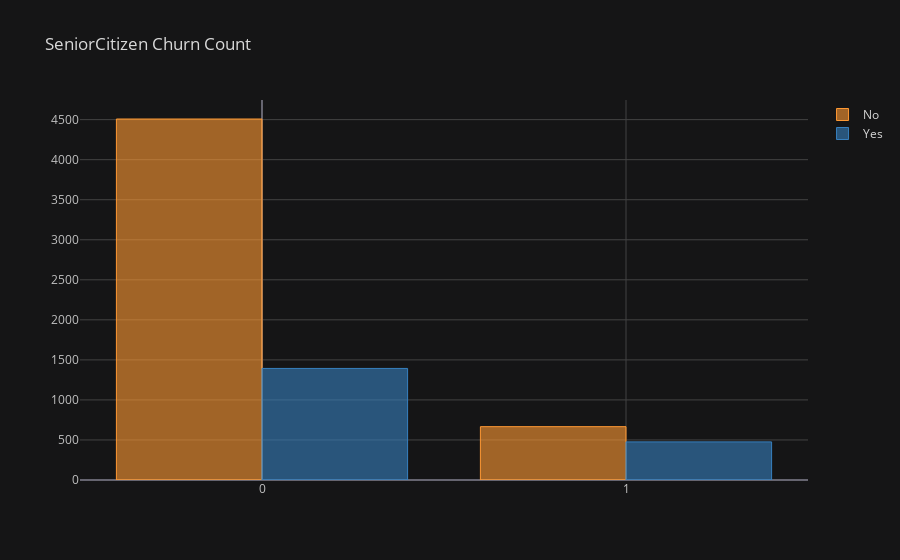

Notebook cell for this chart:
### Code cell
iplot(df.iplot(asFigure=True, kind='bar', title='SeniorCitizen Churn Count', theme='solar'))

### Figure 1 — Plotly figure (JSON) as saved in the notebook; plotly's stock layout.template omitted (floating-point values rounded to 4 significant figures)
{"data": [{"marker": {"color": "rgba(255, 153, 51, 0.6)", "line": {"color": "rgba(255, 153, 51, 1.0)", "width": 1}}, "name": "No", "orientation": "v", "text": "", "type": "bar", "x": [0, 1], "y": [4508, 666]}, {"marker": {"color": "rgba(55, 128, 191, 0.6)", "line": {"color": "rgba(55, 128, 191, 1.0)", "width": 1}}, "name": "Yes", "orientation": "v", "text": "", "type": "bar", "x": [0, 1], "y": [1393, 476]}], "layout": {"legend": {"bgcolor": "#151516", "font": {"color": "#D9D9D9"}}, "paper_bgcolor": "#151516", "plot_bgcolor": "#151516", "title": {"font": {"color": "#D9D9D9"}, "text": "SeniorCitizen Churn Count"}, "xaxis": {"gridcolor": "#434343", "showgrid": true, "tickfont": {"color": "#C2C2C2"}, "title": {"font": {"color": "#D9D9D9"}, "text": ""}, "zerolinecolor": "#666570"}, "yaxis": {"gridcolor": "#434343", "showgrid": true, "tickfont": {"color": "#C2C2C2"}, "title": {"font": {"color": "#D9D9D9"}, "text": ""}, "zerolinecolor": "#666570"}}}
